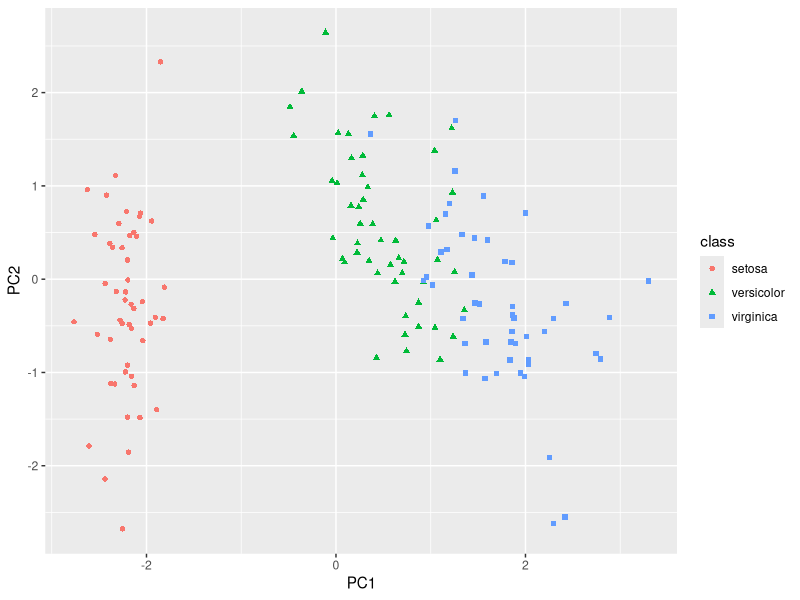

Write R code to recreate this figure. (Note: this script raises an error after producing the figure.)
# You need these packages for the example to run
install.packages("randomForest")
library(randomForest)
library(ROCR)
library(MASS)
library(ggplot2)

#Scaling of the data (iris data with 4 variables and 3 classes)
data2<-scale(iris[,1:4], center = TRUE, scale = TRUE)
#data2 <- log10(data2[,1:4])
class<-iris[,5]

#PCA analysis
pca<-prcomp(data2,center = FALSE,scale. = FALSE)

#calculating %variance
variance_PC<-100*pca$sdev^2/sum(pca$sdev^2)


#Add plotting 
PCA_scores<-data.frame(pca$x)
ggplot(PCA_scores[,1:2], aes(x=PC1, y=PC2, shape=class, color=class)) +geom_point()


#COmparing PCA and URF
Iris.urf <- randomForest(data2)
crowsD<-nrow(Iris.urf$proximity)
R = do.call(cbind, rep(list(rowMeans(Boston.urf$proximity)), crowsD))
C = do.call(cbind, rep(list(colMeans(Boston.urf$proximity)), crowsD))
Doublecenter <-Iris$proximity-M-R-mean(Boston.urf$proximity[])
PCA_URF<-prcomp(Doublecenter)
scores<-data.frame(PCA_URF$x[,1:2])
ggplot(scores[,1:2], aes(x=PC1, y=PC2, shape=class, color=class)) + geom_point()
